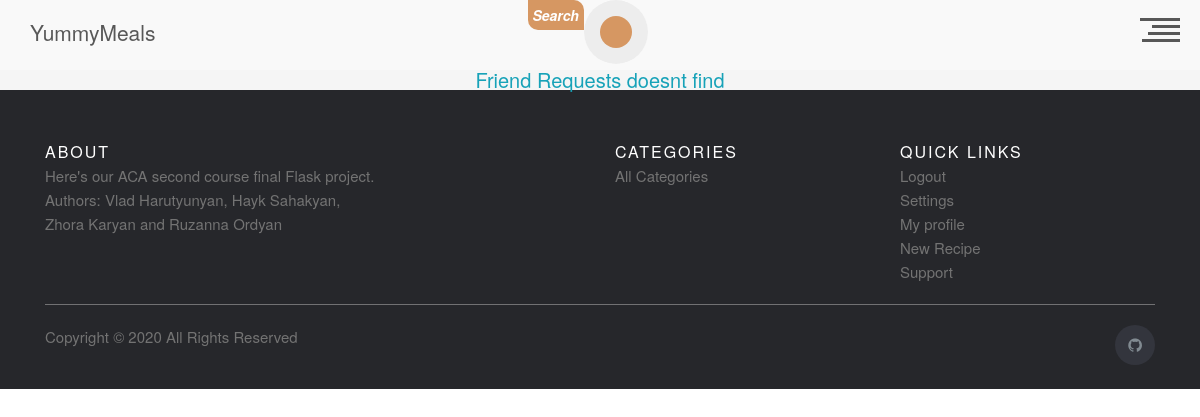
Page /user/friend-requests/ (signed in) on the earlier database version.
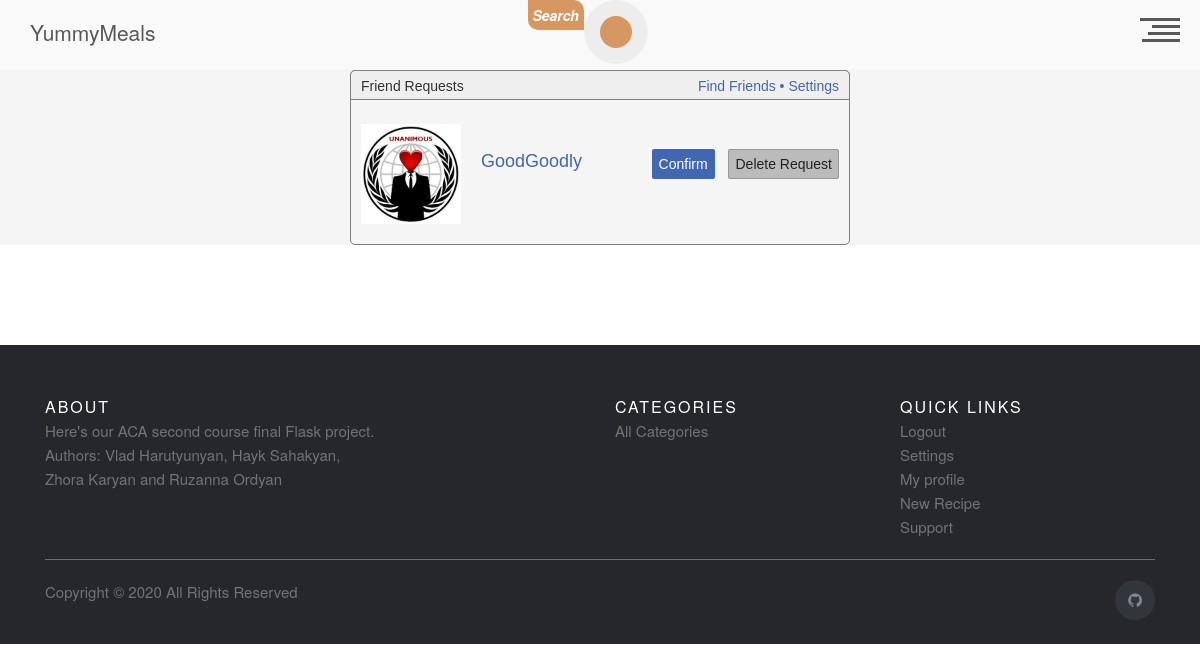
Same page on the later database version.
### app/users/models.py (models this page shows, shortened)
class Friendship(db.Model):
    id = db.Column(db.Text, primary_key=True)
    requesting_user_id = db.Column(
        db.Integer,
        db.ForeignKey('user.id'),
        nullable=False)
    receiving_user_id = db.Column(
        db.Integer,
        db.ForeignKey('user.id'),
        nullable=False)
    status = db.Column(
        db.Boolean,
        default=False)
    request_date = db.Column(
        db.DateTime,
        nullable=False,
        default=datetime.now)
    approve_date = db.Column(
        db.DateTime,
        nullable=False,
        default=datetime.now)
    sender = db.relationship(
        User,
        foreign_keys=[requesting_user_id],
        backref='sent')
    receiver = db.relationship(
        User,
        foreign_keys=[receiving_user_id],
        backref='received')

class User(db.Model, UserMixin):
    id = db.Column(db.Integer, primary_key=True)
    username = db.Column(db.String(20), unique=True, nullable=False)
    email = db.Column(db.String(120), unique=True, nullable=False)
    image_file = db.Column(
        db.String(20), nullable=False, default='default.jpg')
    password = db.Column(db.String(60), nullable=False)
    comment = db.relationship('UserComments', backref='author', lazy=True)
    is_admin = db.Column(db.Boolean, default=False)

### app/users/routes.py (the view)
@users_bp.route('/friend-requests/')
@login_required
def user_firend_requsts():
    f_ship_requests = db.session.query(Friendship).\
        filter(
                Friendship.receiving_user_id.like(current_user.id),
                Friendship.status.is_(False)).all()
    return render_template(
        'firend_requests.html',
        f_ship_requests=f_ship_requests)

### app/users/models.py (called while the page is built)
@login_manager.user_loader
def load_user(user_id):
    return User.query.get(int(user_id))

### app/users/templates/firend_requests.html
{% extends 'base.html' %}
{% block content %}
    <link rel="stylesheet" href={{ url_for('users.static', filename='friend_request.css') }}  />
{% if  f_ship_requests|length == 0 %}
    <p class="text text-info" style="text-align:center;font-size:20px; margin 50px auto"> Friend Requests doesnt find</p>
{% endif %}
{% for fr in f_ship_requests %}
<div class="fr_reqs_main_wrapp">
    <div class="fr_reqs_inner_wrapper">
        <div id="fb">
            <div id="fb-top">
                <p><b>Friend Requests</b><span>Find Friends &bull; Settings</span></p>
            </div>
            <img src={{url_for('users.static',filename= 'profile_pics/'+fr.sender.image_file)}} height="100" width="100" alt="Avatar">
            <p id="info"><b>{{fr.sender.username}}</b> <br> <span>{{fr.request_date|timeagofilter}}</p>
            <div id="button-block">
                <a href={{url_for('users.confirme_friend_request' , f_ship_id = fr.id)}} id="confirm">Confirm</a>
                <a href = {{url_for('users.add_to_friends' , f_id = fr.sender.id)}} id="delete">Delete Request</a>
            </div>
        </div>
    </div>
{% endfor %}
</div>
{% endblock content %}

### app/index/templates/base.html (shortened to what this page needs)
<!DOCTYPE html>
<html lang="en">
<head>
    <link rel="stylesheet" href= "{{ url_for('index.static', filename='css/base.css') }}"  />
    <link rel="stylesheet" href="https://stackpath.bootstrapcdn.com/bootstrap/4.5.0/css/bootstrap.min.css">
    <link rel="stylesheet" href="https://cdnjs.cloudflare.com/ajax/libs/font-awesome/4.7.0/css/font-awesome.min.css">
    <link rel="stylesheet" href="https://cdnjs.cloudflare.com/ajax/libs/twitter-bootstrap/3.3.7/css/bootstrap.min.css">
</head>
<body id="page-top">
    {% include 'header.html' %}
<section id="preloader-section">
        <section/>
    <main class="main-content">
    {% block content %}
    {% endblock content %}
    </main>
    {% extends 'footer.html' %}

### app/index/templates/header.html (shortened to what this page needs)
<link rel="stylesheet" href="{{url_for('index.static',filename='css/header.css') }}">
<header>
  <h1 id="site-title"><a style="display:flex;" href="/">YummyMeals</a></h1>
<div class="search-form">
<p class="head_search_txt">Search</p>
 <form  method = 'GET' action="{{url_for('meals.meal_search')}}">
    <button style = "outline:none;" class="head_search_btn" type = 'submit'></button>
  </form>
</div>
  <div id="nav-trigger" role="button">
    <div class="line l-01"></div>
    <div class="line l-02"></div>
    <div class="line l-03"></div>
    <div class="line l-04"></div>
  </div>
</header>

### app/index/templates/footer.html
    <footer class="site-footer">
      <div class="container">
        <div class="row">
          <div class="col-sm-12 col-md-6">
            <h6>About</h6>
            <p class="text-justify">Here's our ACA second course final Flask project. <br/>
            Authors: Vlad Harutyunyan, Hayk Sahakyan, <br/> Zhora Karyan and Ruzanna Ordyan</p>
          </div>
          <div class="col-xs-6 col-md-3">
            <h6>Categories</h6>
            <ul class="footer-links">
                <li><a href="{{ url_for('meals.categories_list') }}">All Categories</a></li>
            </ul>
          </div>
          <div class="col-xs-6 col-md-3">
            <h6>Quick Links</h6>
            <ul class="footer-links">
             {% if  current_user.username %}
                <li><a href="{{ url_for('users.logout') }}">Logout</a></li>
                <li><a href="{{ url_for('users.account_get') }}">Settings</a></li>
                <li><a href="{{ url_for('users.users_profiles' , u_id = current_user.id) }}">My profile</a></li>
                <li><a href="{{ url_for('users.new_recipe_get') }}">New Recipe</a></li>
                <li><a href="{{ url_for('users.support_get') }}">Support</a></li>
                {% else %}
                <li><a href="{{ url_for('users.login') }}">Login</a></li>
                <li><a href="{{ url_for('users.register') }}">Register</a></li>
            {% endif %}
            </ul>
          </div>
        </div>
        <hr>
      </div>
      <div class="container">
        <div class="row">
          <div class="col-md-8 col-sm-6 col-xs-12">
            <p class="copyright-text">Copyright &copy; 2020 All Rights Reserved
            </p>
          </div>
          <div class="col-md-4 col-sm-6 col-xs-12">
            <ul class="social-icons">
              <li><a class="dribbble" href="https://github.com/Vlad-Harutyunyan/YummyMeals"><i class="fa fa-github"></i></a></li>
            </ul>
          </div>
        </div>
      </div>
</footer>

### app/index/static/css/base.css (style rules this page uses)
* { margin: 0; padding: 0; outline: none; box-sizing: border-box; }
body { background-color: #ededed; }
#preloader-section { box-sizing: border-box; margin: 0; padding: 0; }
.site-footer { background-color:#26272b !important; padding:45px 0 20px; font-size:15px; line-height:24px; color:#737373; }
.site-footer hr { border-top-color:#bbb; opacity:0.5 }
.site-footer h6 { color:#fff; font-size:16px; text-transform:uppercase; margin-top:5px; letter-spacing:2px }
.site-footer a { color:#737373; }
.footer-links { padding-left:0; list-style:none }
.footer-links li { display:block }
.footer-links a { color:#737373 }
.site-footer .social-icons { text-align:right }
.site-footer .social-icons a { width:40px; height:40px; line-height:40px; margin-left:6px; margin-right:0; border-radius:100%; background-color:#33353d }
.copyright-text { margin:0 }
.social-icons { padding-left:0; margin-bottom:0; list-style:none }
.social-icons li { display:inline-block; margin-bottom:4px }
.social-icons a { background-color:#eceeef; color:#818a91; font-size:16px; display:inline-block; line-height:44px; width:44px; height:44px; text-align:center; margin-right:8px; border-radius:100%; -webkit-transition:all .2s linear; -o-transition:all .2s linear; transition:all .2s linear }

### app/users/static/friend_request.css (style rules this page uses)
#fb { width:500px; border:1px solid gray; border-radius:5px; position:relative; height:175px; }
#fb p { font-family:sans-serif; margin: 0 0 0 10px; line-height:30px; }
#fb-top span { color:#4267B2; float:right; margin-right:10px; }
#fb-top { background-color:#efefef; height:30px; width:500px; border-radius:5px 5px 0 0; position:absolute; top:-1px; left:-1px; border:1px solid gray; }
#fb img { position:absolute; left:10px; top:52.5px; }
#info { position:absolute; left:120px; top:75px; }
#info { color:#4267B2; line-height:25px; font-size:18px; }
#button-block { position:absolute; right:10px; top:85px; }
#confirm, #delete { background-color:#4267B2; color:white; padding:7px; border-radius:2px; margin-right:10px; font-family:sans-serif; }
#delete { color:#222; background-color:#bbb; border:1px solid #999; padding:6px; margin-right:0; }
.fr_reqs_main_wrapp { width: 100%; height: 100%; margin-bottom: 100px; }
.fr_reqs_inner_wrapper { width: 100%; display: flex; justify-content: center; align-items: center; margin-bottom: 50px; }

Differences in the rows shown:
added Friendship: image_file (placeholder picture), sender.username "GoodGoodly"
Other differences:
text no longer shown: "Friend Requests doesnt find"
